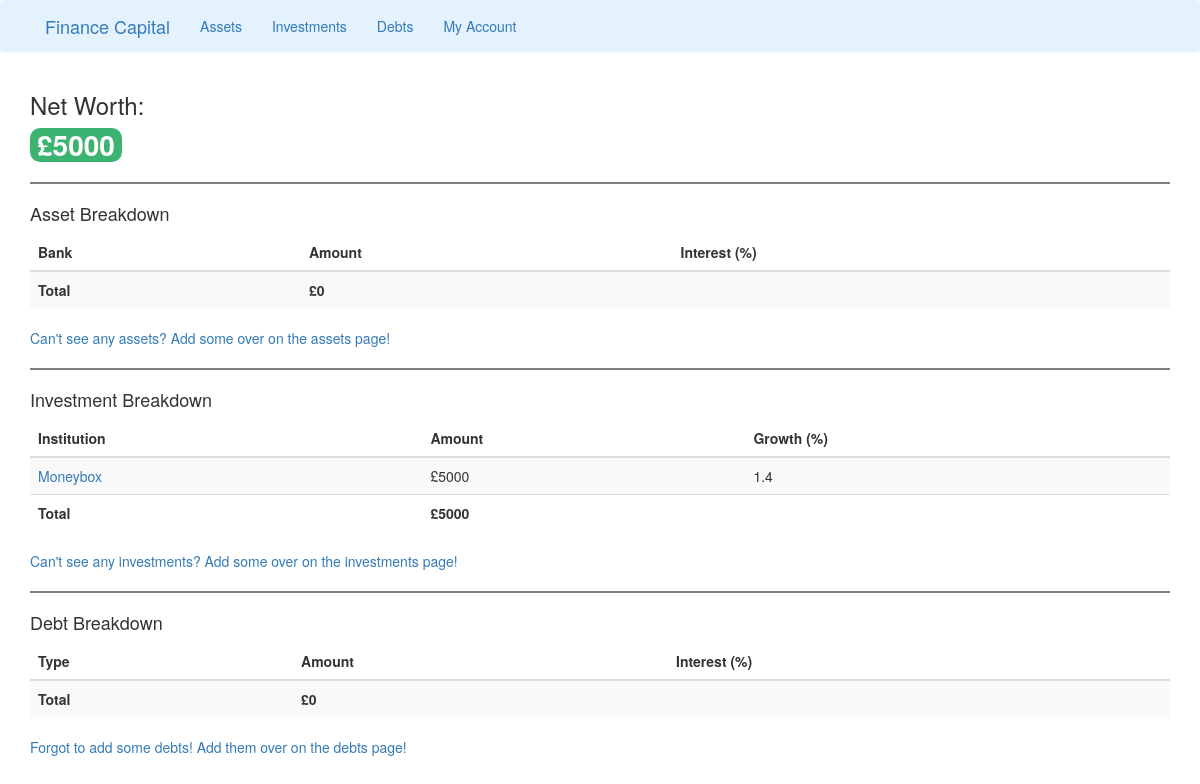
/account, run on an earlier commit of the app's database.
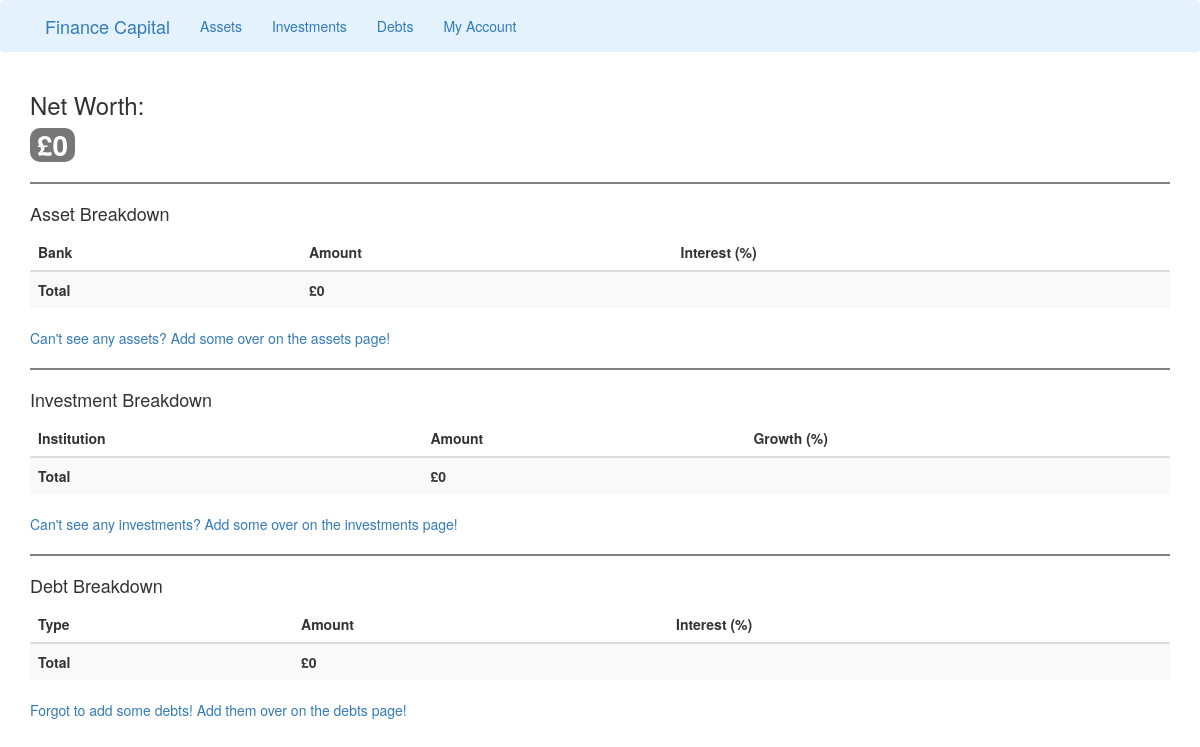
And on a later commit of the database.
### run.py (models this page shows, shortened)
class adding_investments(db.Model, UserMixin):
    id = db.Column(db.Integer, primary_key=True)
    institution = db.Column(db.String(30), unique=False, nullable=False)
    amount = db.Column(db.Integer, unique=False, nullable=False)
    growth = db.Column(db.Integer, unique=False, nullable=False)

### run.py (the view)
@app.route('/account', methods=['GET', 'POST'])
def account():
    form_1 = adding_assets.query.all()
    form_2 = adding_investments.query.all()
    form_3 = adding_debts.query.all()
    result_1 = [r.amount for r in db.session.query(adding_assets).all()]
    total_assets = sum(result_1)
    result_2 = [r.amount for r in db.session.query(adding_investments).all()]
    total_investments = sum(result_2)
    result_3 = [r.amount for r in db.session.query(adding_debts).all()]
    total_debts = sum(result_3)
    net_worth = total_assets + total_investments - total_debts
    return render_template('account.html', title='Account', form_1=form_1, form_2=form_2, form_3=form_3,
                            total_assets=total_assets, total_investments=total_investments,
                            total_debts=total_debts, net_worth=net_worth)

### templates/account.html (shortened to what this page needs)
{% extends 'base.html' %}
{% block content %}
<link rel="stylesheet" href='run.py'>
<div class="container">
    <h3>Net Worth:</h3>
    {% if net_worth > 0 %}
        <span class="badge badge-info even-larger-badge" style="background-color:MediumSeaGreen;">£{{ net_worth }}</span>
    {% elif net_worth < 0  %}
        <span class="badge badge-info even-larger-badge" style="background-color:Tomato;">£{{ net_worth }}</span>
    {% else %}
        <span class="badge badge-info even-larger-badge">£0</span>
    {% endif %}
    <hr style="height:2px;border-width:0;color:gray;background-color:gray">
    <h4>Asset Breakdown</h4>
        <table class="table table-striped">
            <thead>
            <tr>
                <th>Bank</th>
                <th>Amount</th>
                <th>Interest (%)</th>
            </tr>
            </thead>
            <tbody>
            <tr>
                <th>Total</th>
                <th>£{{ total_assets }}</th>
                <th></th>
            </tr>
            </tbody>
        </table>
    <a href="{{ url_for('assets') }}">Can't see any assets? Add some over on the assets page!</a>
    <hr style="height:2px;border-width:0;color:gray;background-color:gray">
    <h4>Investment Breakdown</h4>
    <table class="table table-striped">
        <thead>
        <tr>
            <th>Institution</th>
            <th>Amount</th>
            <th>Growth (%)</th>
        </tr>
        </thead>
        <tbody>
        {% for investment in form_2 %}
        {% if investment %}
        <tr>
            <td> <a href="{{ url_for('delete_investment', investment_id=investment.id) }}">{{ investment.institution }}</td>
            <td>£{{ investment.amount }}</td>
            <td>{{ investment.growth }}</td>
        </tr>
        {% else %}
        <tr><td></td></tr>
        {% endif %}
        {% endfor %}
        <tr>
            <th>Total</th>
            <th>£{{ total_investments }}</th>
            <th></th>
        </tr>
        </tbody>
    </table>
    <a href="{{ url_for('investments') }}">Can't see any investments? Add some over on the investments page!</a>
    <hr style="height:2px;border-width:0;color:gray;background-color:gray">
    <h4>Debt Breakdown</h4>
        <table class="table table-striped">
            <thead>
            <tr>
                <th>Type</th>
                <th>Amount</th>
                <th>Interest (%)</th>
            </tr>
            </thead>
            <tbody>
                <tr>
                    <th>Total</th>
                    <th>£{{ total_debts }}</th>
                    <th></th>
                </tr>
            </tbody>
        </table>
    <a href="{{ url_for('debts') }}">Forgot to add some debts! Add them over on the debts page!</a>
</div>
{% endblock content %}

### templates/base.html (shortened to what this page needs)
<!DOCTYPE html>
<html lang="en">
<head>
  <link rel="stylesheet" href="https://maxcdn.bootstrapcdn.com/bootstrap/3.4.1/css/bootstrap.min.css">
</head>
<html>
<body>
    <nav>
    <div class="navbar navbar-light" style="background-color: #e3f2fd;">
        <div class='container'>
        <div class="container-fluid">
            <div class="navbar-header">
                <a class="navbar-brand" href="{{ url_for('home') }}">Finance Capital</a>
            </div>
            <ul class="nav navbar-nav">
                <li><a href="{{ url_for('assets') }}">Assets</a></li>
                <li><a href="{{ url_for('investments') }}">Investments</a></li>
                <li><a href="{{ url_for('debts') }}">Debts</a></li>
                <li><a href="{{ url_for('account') }}">My Account</a></li>
            </ul>
        </div>
        </div>
    </div>
    </nav>
    {% block content %}
    {% endblock %}
</body>
</html>

### templates/account.html (style rules this page uses)
.even-larger-badge { font-size: 2.0em; }

What changed in the data, as far as the page shows it:
removed adding_investments: institution "Moneybox", amount "5000", growth "1.4"
Also different on the page:
{{ total_investments }}: "5000" → "0"
{{ net_worth }}: "5000" → (not shown)
text now shown: "£0"
